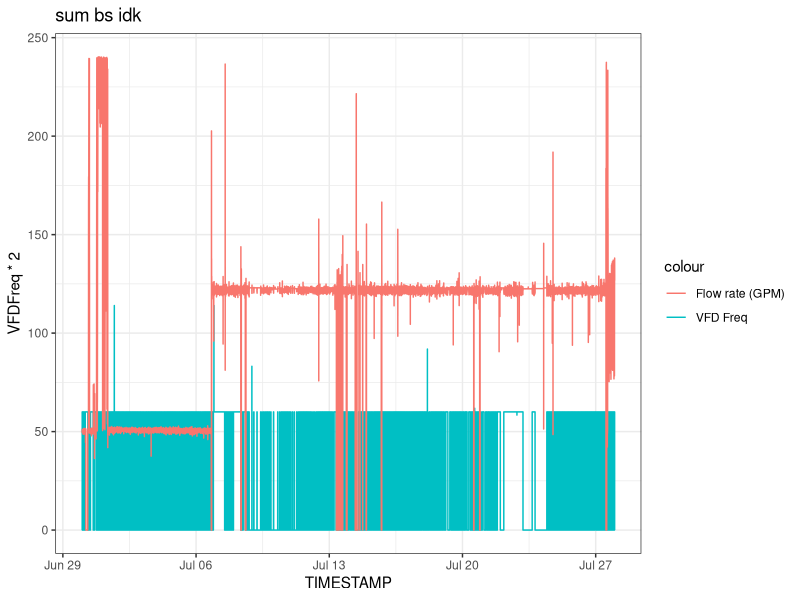
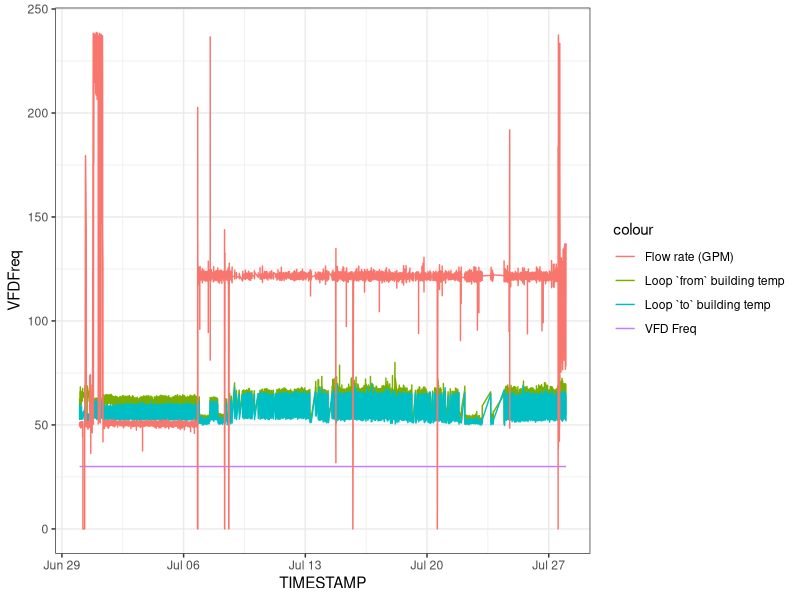
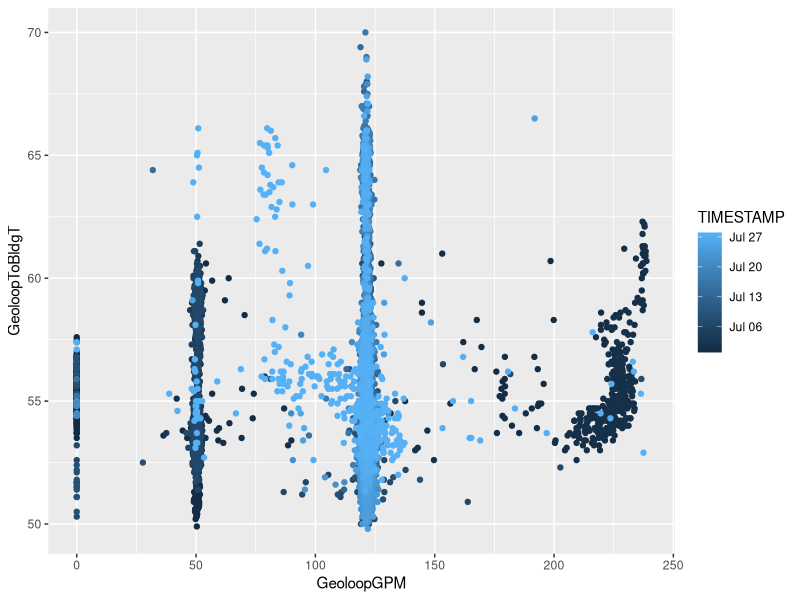

These charts were generated, in order, by the following R code:
library(tidyverse)
library(readxl)
library(lubridate)

geoloop = read_excel("geoloop.xlsx") %>% 
  mutate(TIMESTAMP = as_datetime(TIMESTAMP))

geoloop %>% 
  mutate(diff = GeoloopToBldgT - GeoloopFromBldgT) %>% 
  # filter(date(TIMESTAMP) == "2026-07-01") %>%
  ggplot() +
  geom_line(aes(x = TIMESTAMP, y = VFDFreq * 2, color = 'VFD Freq')) +
  # geom_line(aes(x = TIMESTAMP, y = GeoloopFromBldgT, color = 'Loop `from` building temp')) +
  # geom_line(aes(TIMESTAMP, GeoloopToBldgT, color = 'Loop `to` building temp')) +
  geom_line(aes(TIMESTAMP, GeoloopGPM, color = 'Flow rate (GPM)'), size =  0.5) +
  # geom_smooth(aes(TIMESTAMP, GeoloopGPM /2, color = 'Flow rate (GPM)'), method = "gam", se = FALSE) +
  # geom_hline(yintercept = 0) +
  # scale_y_continuous(sec.axis = sec_axis(~. / 2)) +
  theme_bw() +
  labs(title = "sum bs idk")

geoloop %>% 
  filter(VFDFreq == 30) %>% 
  ggplot() + 
  geom_line(aes(x = TIMESTAMP, y = VFDFreq, color = 'VFD Freq')) +
  geom_line(aes(x = TIMESTAMP, y = GeoloopFromBldgT, color = 'Loop `from` building temp')) +
  geom_line(aes(TIMESTAMP, GeoloopToBldgT, color = 'Loop `to` building temp')) +
  geom_line(aes(TIMESTAMP, GeoloopGPM, color = 'Flow rate (GPM)'), size =  0.5) +
  # geom_smooth(aes(TIMESTAMP, GeoloopGPM, color = 'Flow rate (GPM)'), method = "gam", se = FALSE) +
  # geom_hline(yintercept = 0) +
  theme_bw()


geoloop %>% 
  filter(VFDFreq == 30) %>% 
  ggplot(aes(x = GeoloopGPM, y = GeoloopToBldgT, color = TIMESTAMP)) +
  geom_point()
  
  
